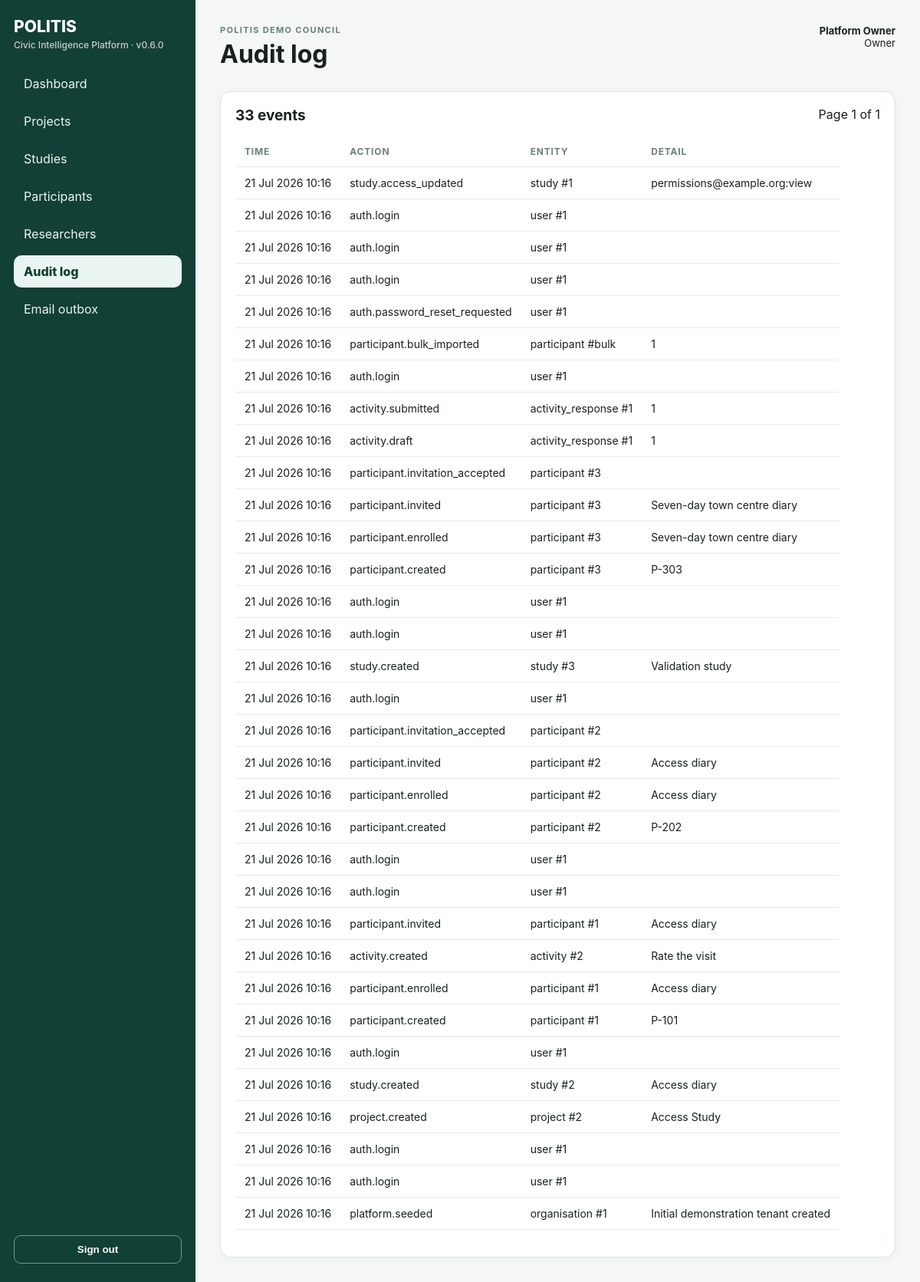
The app's page /audit (signed in) with its own data.
### app/models.py (models this page shows)
class Organisation(Base):
    __tablename__ = "organisations"
    id: Mapped[int] = mapped_column(primary_key=True)
    name: Mapped[str] = mapped_column(String(200), unique=True)
    slug: Mapped[str] = mapped_column(String(100), unique=True)
    created_at: Mapped[datetime] = mapped_column(DateTime(timezone=True), default=utcnow)
    users: Mapped[list[User]] = relationship(back_populates="organisation")

class User(Base):
    __tablename__ = "users"
    __table_args__ = (UniqueConstraint("organisation_id", "email"),)
    id: Mapped[int] = mapped_column(primary_key=True)
    organisation_id: Mapped[int] = mapped_column(ForeignKey("organisations.id"), index=True)
    name: Mapped[str] = mapped_column(String(120))
    email: Mapped[str] = mapped_column(String(255), index=True)
    password_hash: Mapped[str | None] = mapped_column(String(255), nullable=True)
    external_provider: Mapped[str | None] = mapped_column(String(40), nullable=True, index=True)
    external_subject: Mapped[str | None] = mapped_column(String(255), nullable=True, index=True)
    last_login_at: Mapped[datetime | None] = mapped_column(DateTime(timezone=True), nullable=True)
    role: Mapped[str] = mapped_column(String(30), default=Role.researcher.value)
    is_active: Mapped[bool] = mapped_column(Boolean, default=True)
    created_at: Mapped[datetime] = mapped_column(DateTime(timezone=True), default=utcnow)
    organisation: Mapped[Organisation] = relationship(back_populates="users")

class AuditEvent(Base):
    __tablename__ = "audit_events"
    id: Mapped[int] = mapped_column(primary_key=True)
    organisation_id: Mapped[int] = mapped_column(ForeignKey("organisations.id"), index=True)
    actor_user_id: Mapped[int | None] = mapped_column(ForeignKey("users.id"), nullable=True)
    action: Mapped[str] = mapped_column(String(100), index=True)
    entity_type: Mapped[str] = mapped_column(String(80))
    entity_id: Mapped[str] = mapped_column(String(80))
    detail: Mapped[str] = mapped_column(Text, default="")
    created_at: Mapped[datetime] = mapped_column(DateTime(timezone=True), default=utcnow)

### app/main.py (the view)
@app.get("/audit",response_class=HTMLResponse)
def audit_page(request:Request,page:int=1,u=Depends(roles("owner","admin")),db:Session=Depends(get_db)):
    rows,total,pages=paginate(select(AuditEvent).where(AuditEvent.organisation_id==u.organisation_id).order_by(AuditEvent.created_at.desc()),db,page,50); return render(request,"audit.html",user=u,events=rows,page=page,pages=pages,total=total)

### app/templates/audit.html
{% extends "base.html" %}{% block title %}Audit log{% endblock %}{% block content %}<div class="card"><div class="section-head"><h2>{{ total }} events</h2><span>Page {{ page }} of {{ pages }}</span></div><table class="table"><thead><tr><th>Time</th><th>Action</th><th>Entity</th><th>Detail</th></tr></thead><tbody>{% for e in events %}<tr><td>{{ e.created_at.strftime('%d %b %Y %H:%M') }}</td><td>{{ e.action }}</td><td>{{ e.entity_type }} #{{ e.entity_id }}</td><td>{{ e.detail }}</td></tr>{% endfor %}</tbody></table><div class="pagination">{% if page>1 %}<a class="btn secondary" href="?page={{ page-1 }}">Previous</a>{% endif %}{% if page<pages %}<a class="btn secondary" href="?page={{ page+1 }}">Next</a>{% endif %}</div></div>{% endblock %}

### app/templates/base.html (shortened to what this page needs)
<!doctype html>
<html lang="en">
<head>
  <link rel="stylesheet" href="/static/app.css">
</head>
<body>
{% if user %}
<div class="shell">
  <aside class="sidebar">
    <div class="brand">POLITIS<small>Civic Intelligence Platform · v{{ version }}</small></div>
    <nav class="nav" aria-label="Primary navigation">
      <a class="{% if request.url.path == '/' %}active{% endif %}" href="/">Dashboard</a>
      <a class="{% if request.url.path.startswith('/projects') %}active{% endif %}" href="/projects">Projects</a>
      <a class="{% if request.url.path.startswith('/studies') %}active{% endif %}" href="/studies">Studies</a>
      <a class="{% if request.url.path.startswith('/participants') %}active{% endif %}" href="/participants">Participants</a>
      {% if user.role in ['owner','admin'] %}
      <a class="{% if request.url.path.startswith('/researchers') %}active{% endif %}" href="/researchers">Researchers</a>
      <a class="{% if request.url.path.startswith('/audit') %}active{% endif %}" href="/audit">Audit log</a>
      <a class="{% if request.url.path.startswith('/outbox') %}active{% endif %}" href="/outbox">Email outbox</a>
      {% endif %}
    </nav>
    <form method="post" action="/logout"><button class="ghost" type="submit">Sign out</button></form>
  </aside>
  <main class="main" id="main-content" tabindex="-1">
    <div class="top">
      <div><div class="eyebrow">{{ user.organisation.name }}</div><h1>{% block title %}{% endblock %}</h1></div>
      <div class="userbox"><strong>{{ user.name }}</strong><br>{{ user.role|title }}</div>
    </div>
    {% block content %}{% endblock %}
  </main>
</div>
{% else %}
{% block public %}{% endblock %}
{% endif %}
</body>
</html>

### app/static/app.css (style rules this page uses)
* { box-sizing:border-box }
body { margin:0;font-family:Inter,ui-sans-serif,system-ui,-apple-system,BlinkMacSystemFont,"Segoe UI",sans-serif;background:#f5f7f6;color:#17211d }
a { color:inherit }
.shell { display:grid;grid-template-columns:255px 1fr;min-height:100vh }
.sidebar { background:#123f36;color:white;padding:24px 18px;display:flex;flex-direction:column;gap:22px }
.brand { font-weight:800;font-size:21px;line-height:1.05 }
.brand small { display:block;font-weight:500;opacity:.75;font-size:12px;margin-top:7px }
.nav { display:grid;gap:7px }
.nav a { padding:11px 13px;text-decoration:none;border-radius:10px;color:#eaf5f1 }
.sidebar form { margin-top:auto }
.ghost { background:transparent;border:1px solid #6f998f;color:white;width:100% }
.main { padding:32px;max-width:1400px;width:100% }
.top { display:flex;justify-content:space-between;align-items:flex-start;margin-bottom:24px }
.eyebrow { text-transform:uppercase;letter-spacing:.12em;font-size:11px;color:#668077;font-weight:700 }
.top h1 { margin:5px 0 }
.userbox { text-align:right;font-size:13px }
.card { background:white;border:1px solid #dce5e1;border-radius:14px;padding:19px;box-shadow:0 3px 12px rgba(20,50,40,.04) }
.table { width:100%;border-collapse:collapse }
.table th,.table td { padding:12px;border-bottom:1px solid #e5ece9;text-align:left;font-size:14px }
.table th { font-size:12px;text-transform:uppercase;letter-spacing:.07em;color:#698078 }
.btn,button { display:inline-block;border:0;border-radius:9px;background:#d4633c;color:white;padding:10px 15px;font-weight:700;cursor:pointer;text-decoration:none }
.section-head { display:flex;justify-content:space-between;gap:16px;align-items:flex-start }
.active,.granted { background:#dff4e8;color:#16603b }
h2 { margin-top:0;font-size:19px }
.nav a.active { background:#eaf5f1;color:#123f36;font-weight:800 }
.table { display:block;overflow-x:auto;white-space:nowrap }
.table td { white-space:normal;min-width:110px }

### records on screen
Organisation: organisation.name "POLITIS DEMO COUNCIL"
User: name "Platform Owner", role "Owner"
AuditEvent: created_at "21 Jul 2026 10:16", action "study.access_updated", entity_type "study", entity_id "1", detail "permissions@example.org:view"
AuditEvent: created_at "21 Jul 2026 10:16", action "auth.login", entity_type "user", entity_id "1"
AuditEvent: created_at "21 Jul 2026 10:16", action "auth.login", entity_type "user", entity_id "1"
AuditEvent: created_at "21 Jul 2026 10:16", action "auth.login", entity_type "user", entity_id "1"
AuditEvent: created_at "21 Jul 2026 10:16", action "auth.password_reset_requested", entity_type "user", entity_id "1"
AuditEvent: created_at "21 Jul 2026 10:16", action "participant.bulk_imported", entity_type "participant", entity_id "bulk", detail "1"
AuditEvent: created_at "21 Jul 2026 10:16", action "auth.login", entity_type "user", entity_id "1"
AuditEvent: created_at "21 Jul 2026 10:16", action "activity.submitted", entity_type "activity_response", entity_id "1", detail "1"
AuditEvent: created_at "21 Jul 2026 10:16", action "activity.draft", entity_type "activity_response", entity_id "1", detail "1"
AuditEvent: created_at "21 Jul 2026 10:16", action "participant.invitation_accepted", entity_type "participant", entity_id "3"
AuditEvent: created_at "21 Jul 2026 10:16", action "participant.invited", entity_type "participant", entity_id "3", detail "Seven-day town centre diary"
AuditEvent: created_at "21 Jul 2026 10:16", action "participant.enrolled", entity_type "participant", entity_id "3", detail "Seven-day town centre diary"
AuditEvent: created_at "21 Jul 2026 10:16", action "participant.created", entity_type "participant", entity_id "3", detail "P-303"
AuditEvent: created_at "21 Jul 2026 10:16", action "auth.login", entity_type "user", entity_id "1"
AuditEvent: created_at "21 Jul 2026 10:16", action "auth.login", entity_type "user", entity_id "1"
AuditEvent: created_at "21 Jul 2026 10:16", action "study.created", entity_type "study", entity_id "3", detail "Validation study"
AuditEvent: created_at "21 Jul 2026 10:16", action "auth.login", entity_type "user", entity_id "1"
AuditEvent: created_at "21 Jul 2026 10:16", action "participant.invitation_accepted", entity_type "participant", entity_id "2"
AuditEvent: created_at "21 Jul 2026 10:16", action "participant.invited", entity_type "participant", entity_id "2", detail "Access diary"
AuditEvent: created_at "21 Jul 2026 10:16", action "participant.enrolled", entity_type "participant", entity_id "2", detail "Access diary"
AuditEvent: created_at "21 Jul 2026 10:16", action "participant.created", entity_type "participant", entity_id "2", detail "P-202"
AuditEvent: created_at "21 Jul 2026 10:16", action "auth.login", entity_type "user", entity_id "1"
AuditEvent: created_at "21 Jul 2026 10:16", action "auth.login", entity_type "user", entity_id "1"
AuditEvent: created_at "21 Jul 2026 10:16", action "participant.invited", entity_type "participant", entity_id "1", detail "Access diary"
AuditEvent: created_at "21 Jul 2026 10:16", action "activity.created", entity_type "activity", entity_id "2", detail "Rate the visit"
AuditEvent: created_at "21 Jul 2026 10:16", action "participant.enrolled", entity_type "participant", entity_id "1", detail "Access diary"
AuditEvent: created_at "21 Jul 2026 10:16", action "participant.created", entity_type "participant", entity_id "1", detail "P-101"
AuditEvent: created_at "21 Jul 2026 10:16", action "auth.login", entity_type "user", entity_id "1"
AuditEvent: created_at "21 Jul 2026 10:16", action "study.created", entity_type "study", entity_id "2", detail "Access diary"
AuditEvent: created_at "21 Jul 2026 10:16", action "project.created", entity_type "project", entity_id "2", detail "Access Study"
AuditEvent: created_at "21 Jul 2026 10:16", action "auth.login", entity_type "user", entity_id "1"
AuditEvent: created_at "21 Jul 2026 10:16", action "auth.login", entity_type "user", entity_id "1"
AuditEvent: created_at "21 Jul 2026 10:16", action "platform.seeded", entity_type "organisation", entity_id "1", detail "Initial demonstration tenant created"

### other values on screen
{{ version }} "0.6.0"
{{ total }} "33"
{{ page }} "1"
{{ pages }} "1"
